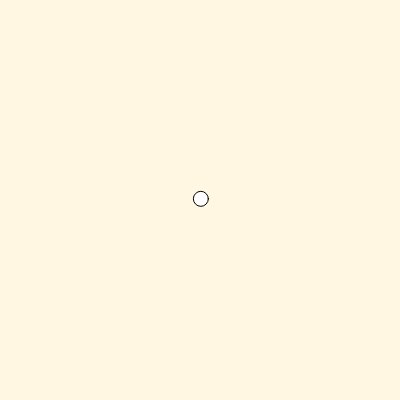
Frame 1 (no input)
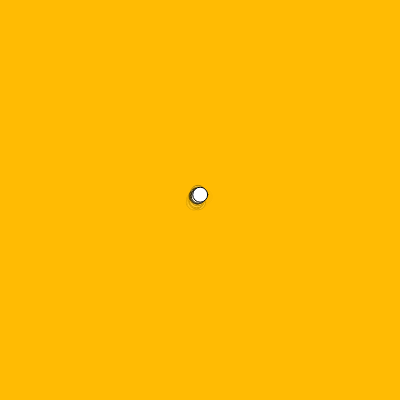
Frame 60 (no input)
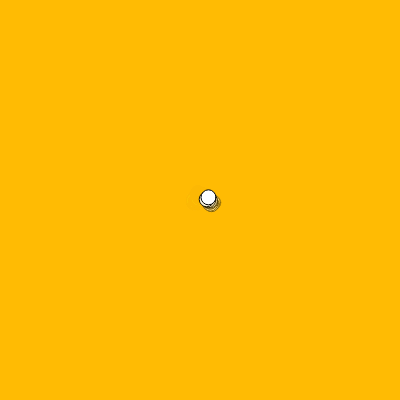
Frame 120 (the mouse pressed at the canvas centre since frame 60)

The p5.js sketch that drew these frames (run headless with seeded random() and noise() and a simulated clock; from frame 60 on, the mouse is pressed at the canvas centre):

// p5.js sketch
// ── sketch.js
let x, y;

function setup() {
    createCanvas(400, 400);
    x = width / 2;
    y = height / 2;
}

function draw() {
    background(255, 182, 0, 30);
    x += random(-2, 2);
    y += random(-2, 2);
    ellipse(x, y, 15, 15);
}
